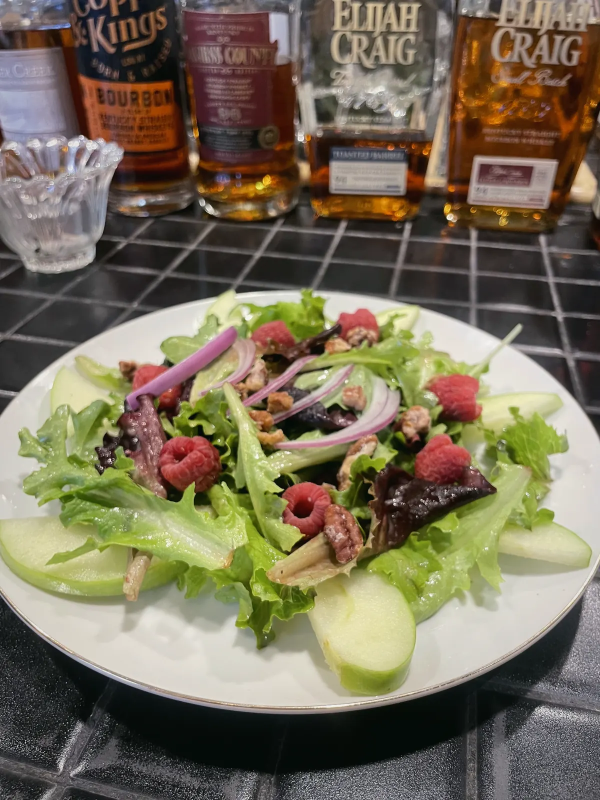
#> input picture site/assets/img/apple-orchard-1200.webp, 1200 x 1600 px, given in place of 629e6c_de61c2e33f9d4940a26b00a47660328d~mv2.jpg, which was not available (shown at 1/2 size)
$ python grade.py ../site/assets/img ../site/assets/img/apple-orchard-700.webp
#> lines starting #> are read from the running program, lines starting #| are printed output that depends on the picture
#> further down, im is the input picture: PIL image 1200x1600 RGB; mean R, G, B 119.8, 110, 88.7
"""Grade + export Buck's photography into the Moon Garden look."""
import sys, os
from PIL import Image, ImageOps, ImageEnhance, ImageFilter, ImageChops
import numpy as np
RAW, OUT = sys.argv[1], sys.argv[2]
# name, source id, grade, widths, crop box (fractions l,t,r,b) or None
JOBS = [
 ("hero-garden",   "629e6c_de61c2e33f9d4940a26b00a47660328d~mv2.jpg", "night", [1280,2500], None),
 ("garden-wide",   "629e6c_4ea7c7c4b16b418b9672cdd9553308e7~mv2.jpg", "night", [800,1200], None),
 ("lilies",        "629e6c_a3664eec056a49e08ebe5e02edee0ed4~mv2.jpg", "night", [800,1200], None),
 ("bar-flowers-2", "629e6c_eb44c6fc84d146d1b4b7fc841ddbcbf5~mv2.jpg", "night", [800,1200], None),
 ("bar-flowers-3", "629e6c_5045cb5c77c242e59139df8a96df2af8~mv2.jpg", "night", [800,1200], None),
 ("bourbon-wall",  "629e6c_08548c6e13d34f2d88f7ecdf52a9a428~mv2.jpg", "night", [800,1200], None),
 ("china-rose",    "629e6c_9d76de0bd9804fabb44148acd01b3490~mv2.jpg", "warm",  [800,1200], None),
 ("china-black",   "3dae30_ecaabe11988847bebe8debb23b368408~mv2.jpg", "warm",  [800,1400], (0,0,1,1)),
 ("teapots",       "3dae30_b1bdd19f42644cde8109a8981b723bc6~mv2.jpg", "warm",  [700,1200], None),
 ("lamb",          "3dae30_23c400b11378496ea4943e7ce0d7097e~mv2.jpg", "food",  [800,1500], None),
 ("shrimp",        "3dae30_3bbf4dcc768542caa7e8f18ab46693d1~mv2.jpg", "food",  [800,1500], None),
 ("cobb",          "3dae30_4f6478e6599b45a484745dc62947e7f1~mv2.jpg", "food",  [800,1400], None),
 ("pork-chop",     "3dae30_595d6c1d63aa450f89b655cd316e2e8c~mv2.jpg", "food",  [700,1200], None),
 ("beet-salad",    "3dae30_646f0fe1c9af43d98b432c26c1e57739~mv2.jpg", "food",  [700,1200], None),
 ("lobster",       "3dae30_65336e4f3bed46ceaabd1e996ffc6338~mv2.jpeg","food",  [540], None),
 ("creme-brulee",  "3dae30_9de160cba22e438b91bcc0d1315707fd~mv2.jpg", "food",  [800,1400], None),
 ("curry-chicken", "3dae30_a7033950499a42989628c1a425bb1ee3~mv2.jpg", "food",  [700,1200], None),
 ("crab-cakes",    "3dae30_ad48eaf8625841ba8bfb15fb94a7568f~mv2.jpg", "food",  [800,1400], None),
 ("scallops",      "3dae30_af5ca82d09044af79d427286f36ec078~mv2.jpg", "food",  [800,1400], None),
 ("apple-orchard", "3dae30_c3b4f4a2a41d48698ea19a5c0c77563b~mv2.jpeg","food",  [700,1200], None),
 ("meatballs",     "3dae30_ecda6c055eaf409da0d99fa8ed1565bc~mv2.jpg", "food",  [700,1200], None),
 ("dacquoise",     "629e6c_211961566a02449c8dba2294d1834ce3~mv2.jpg", "food",  [800,1200], None),
 ("founder",       "3dae30_ee7cc3be9d1343129a97702d4baf81a6~mv2.jpg", "warm",  [600], None),
 ("exterior",      "629e6c_f1d6bcd4e486481e9cad6dac7bd74225~mv2.jpg", "dusk",  [800,1200], None),
 ("patio",         "629e6c_fde90ef857404205a9dbb651c244fd26~mv2.jpg", "dusk",  [800,1200], None),
]
GREEN = np.array([16,37,27],dtype=np.float32)/255.
CHAMP = np.array([255,226,180],dtype=np.float32)/255.
def grade(im, kind):
#> called with kind = 'night'
    a = np.asarray(im.convert('RGB')).astype(np.float32)/255.
    h,w,_ = a.shape
#> h = 1600; w = 1200
    lum = (0.2126*a[...,0]+0.7152*a[...,1]+0.0722*a[...,2])[...,None]
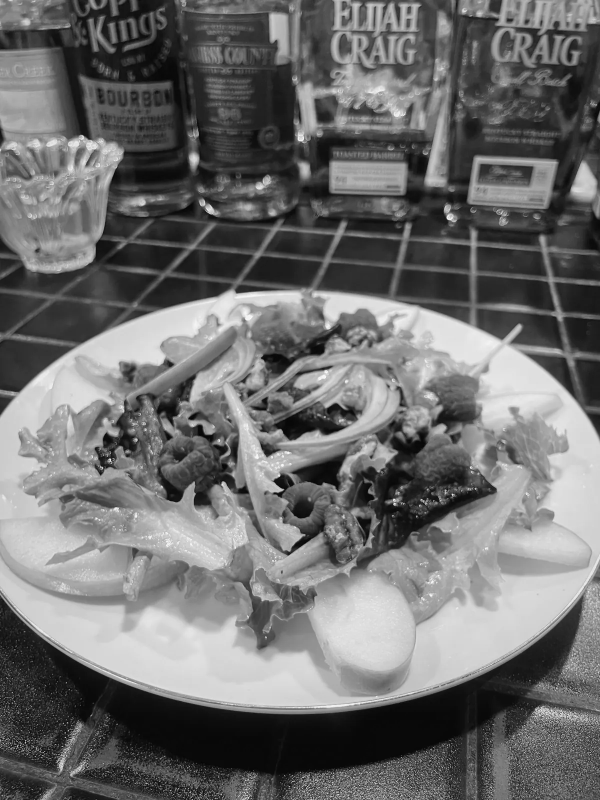
#> lum: shape (1600, 1200, 1) float32 (shown at 1/2 size); min 0, max 0.992, mean 0.433
    p = dict(night=(0.78,1.18,0.55,0.32,0.82), warm=(0.92,1.08,0.30,0.18,0.92),
             food=(0.97,1.06,0.18,0.10,0.97), dusk=(0.72,1.15,0.65,0.30,0.75))[kind]
    expo, contrast, shadow_tint, hi_warm, sat = p
    # saturation
    a = lum + (a-lum)*sat
    # contrast around mid
    a = np.clip((a-0.5)*contrast+0.5,0,1)*expo
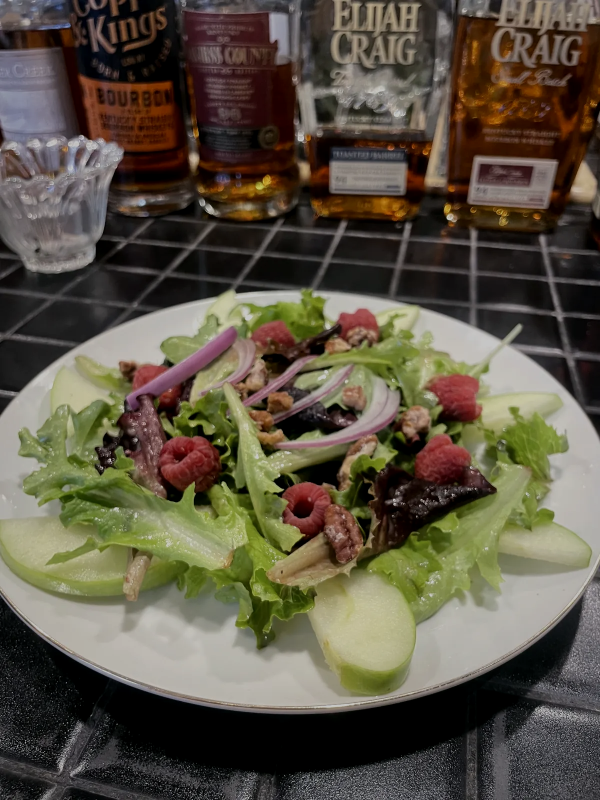
#> a: shape (1600, 1200, 3) float32 (shown at 1/2 size); mean R, G, B 0.358, 0.328, 0.268
    lum = (0.2126*a[...,0]+0.7152*a[...,1]+0.0722*a[...,2])[...,None]
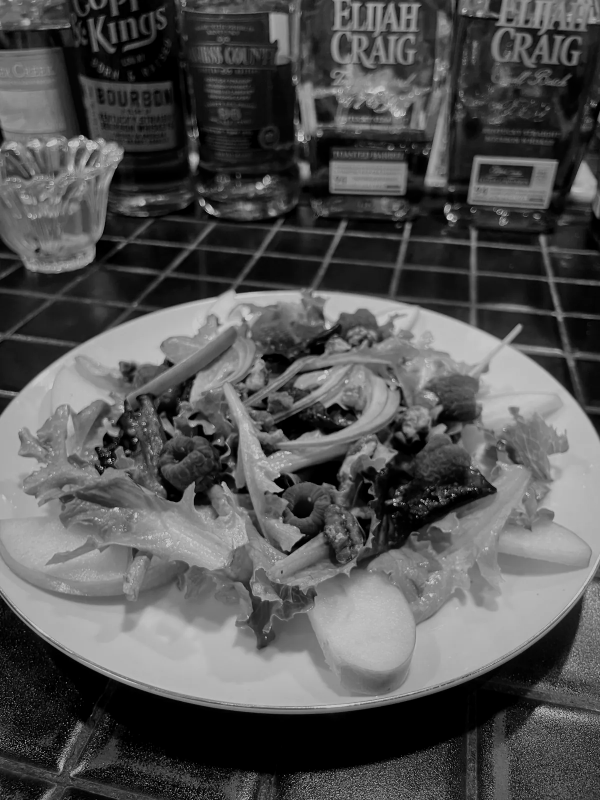
#> lum: shape (1600, 1200, 1) float32 (shown at 1/2 size); min 0, max 0.78, mean 0.331
    # shadows toward moon-garden green, highlights toward champagne
    sh = np.clip(1-lum*2.2,0,1)**1.5
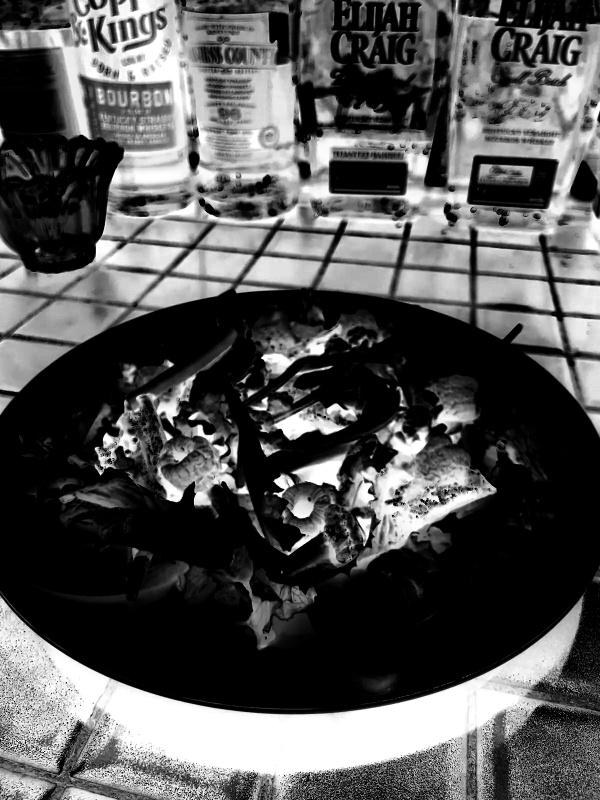
#> sh: shape (1600, 1200, 1) float32 (shown at 1/2 size); min 0, max 1, mean 0.331
    a = a*(1-sh*shadow_tint) + GREEN*sh*shadow_tint*1.6
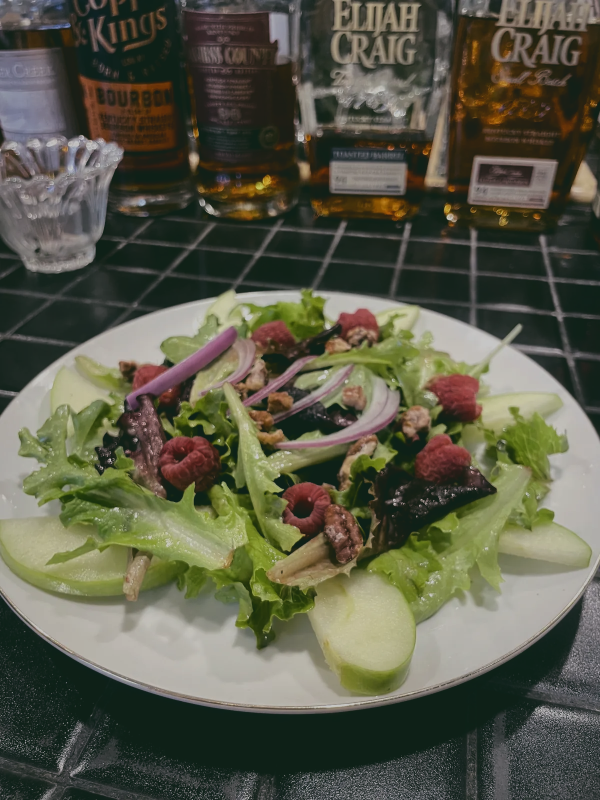
#> a: shape (1600, 1200, 3) float32 (shown at 1/2 size); mean R, G, B 0.354, 0.354, 0.286
    hi = np.clip((lum-0.55)*2.2,0,1)
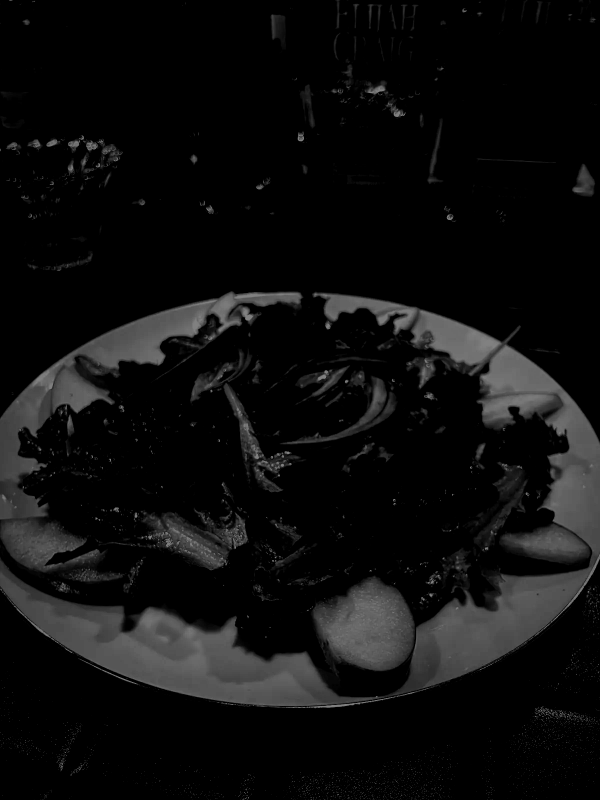
#> hi: shape (1600, 1200, 1) float32 (shown at 1/2 size); min 0, max 0.506, mean 0.0561
    a = a*(1-hi*hi_warm) + (a*CHAMP)*hi*hi_warm + 0.0
    # vignette
    yy,xx = np.mgrid[0:h,0:w].astype(np.float32)
    d = np.sqrt(((xx-w/2)/(w/2))**2+((yy-h/2)/(h/2))**2)
    vig_strength = dict(night=0.55,warm=0.28,food=0.14,dusk=0.5)[kind]
    v = 1 - vig_strength*np.clip(d-0.45,0,1)**1.6
    a = a*v[...,None]
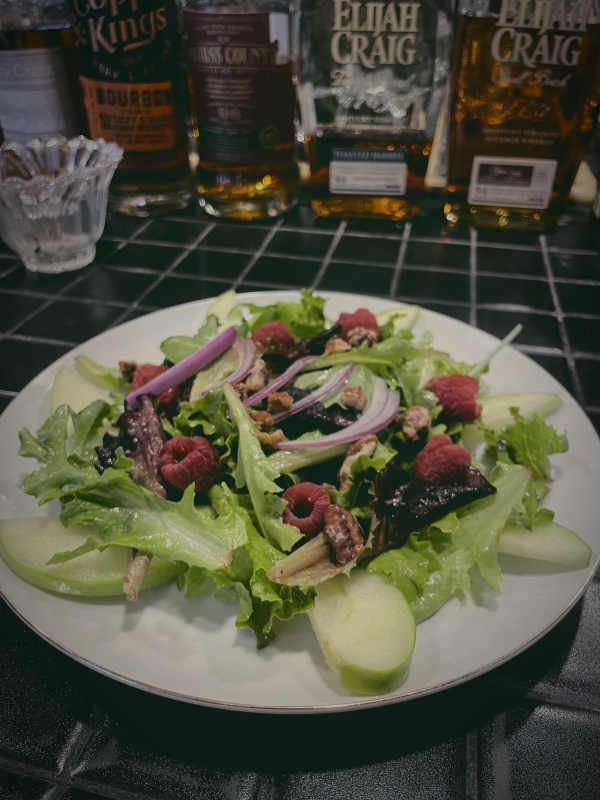
#> a: shape (1600, 1200, 3) float32 (shown at 1/2 size); mean R, G, B 0.316, 0.315, 0.249
    return Image.fromarray((np.clip(a,0,1)*255).astype(np.uint8))
os.makedirs(OUT, exist_ok=True)
for name, src, kind, widths, crop in JOBS:
    im = Image.open(os.path.join(RAW,src)); im = ImageOps.exif_transpose(im).convert('RGB')
    base = max(widths)
    if im.width > base*1.0: im = im.resize((base, round(im.height*base/im.width)), Image.LANCZOS)
    g = grade(im, kind)
    for wdt in widths:
        o = g if g.width<=wdt else g.resize((wdt, round(g.height*wdt/g.width)), Image.LANCZOS)
        fn = os.path.join(OUT, f"{name}-{wdt}.webp")
        o.save(fn, 'WEBP', quality=78, method=6)
    print(name, g.size, [f"{os.path.getsize(os.path.join(OUT,f'{name}-{w}.webp'))//1024}k" for w in widths])
#| hero-garden (1200, 1600) ['131k', '131k']
#> pass 2 of the loop `for name, src, kind, widths, crop in JOBS:`:
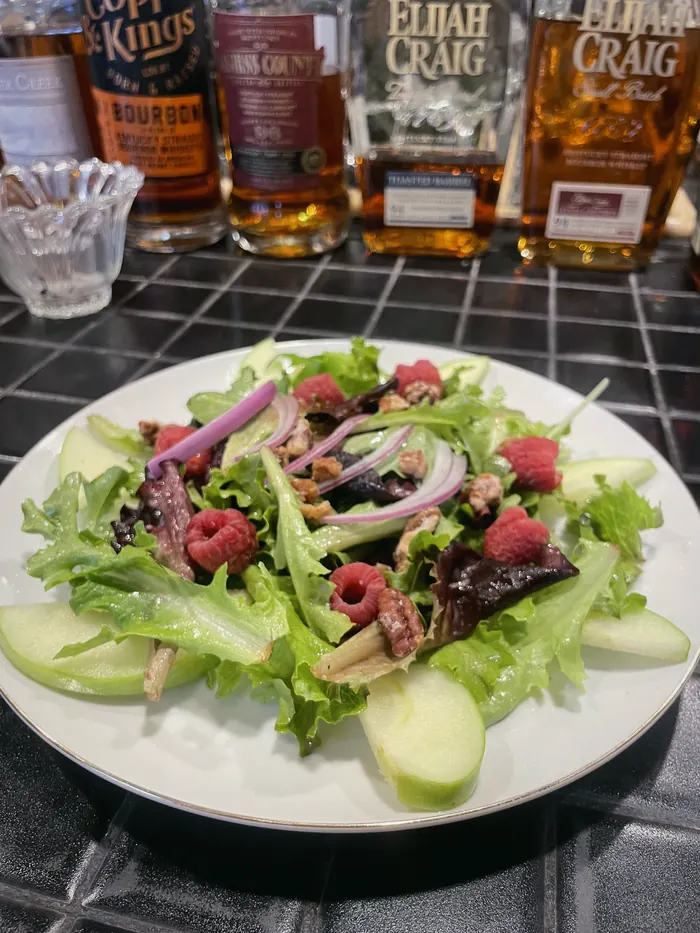
#> input picture site/assets/img/apple-orchard-700.webp, 700 x 933 px, given in place of 629e6c_4ea7c7c4b16b418b9672cdd9553308e7~mv2.jpg, which was not available
#> im is the input picture: PIL image 700x933 RGB; mean R, G, B 119.9, 109.9, 88.8
#> sh: shape (933, 700, 1) float32
#> in grade (call 2), `hi = np.clip((lum-0.55)*2.2,0,1)`:
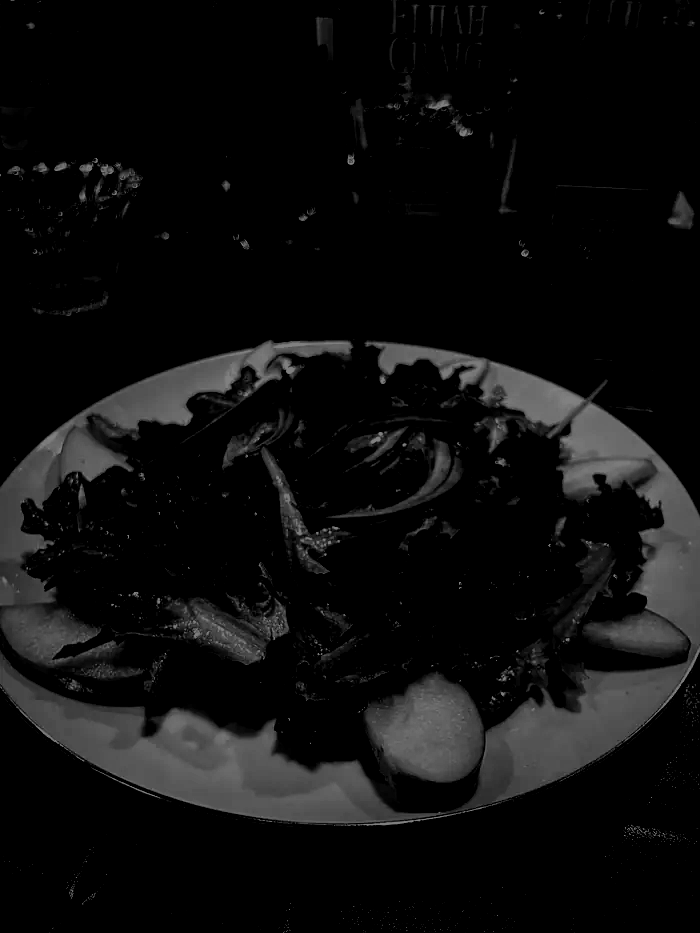
#> hi: shape (933, 700, 1) float32; min 0, max 0.506, mean 0.0556
#> in grade (call 2), `a = a*v[...,None]`:
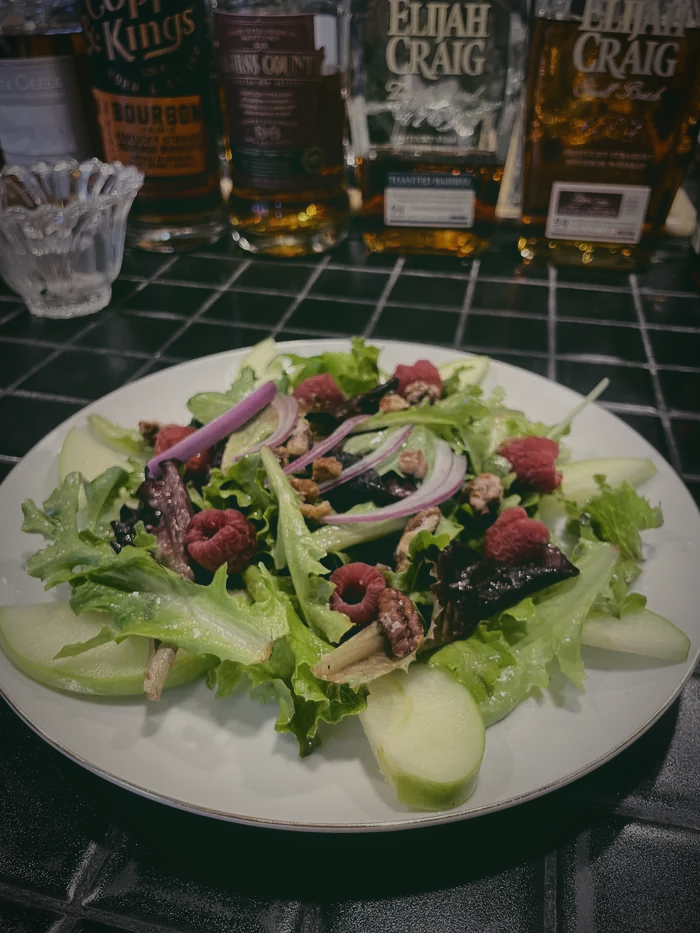
#> a: shape (933, 700, 3) float32; mean R, G, B 0.315, 0.314, 0.249
#| garden-wide (700, 933) ['62k', '62k']
#> (the run stopped early here; a loop or call above may not have finished)
